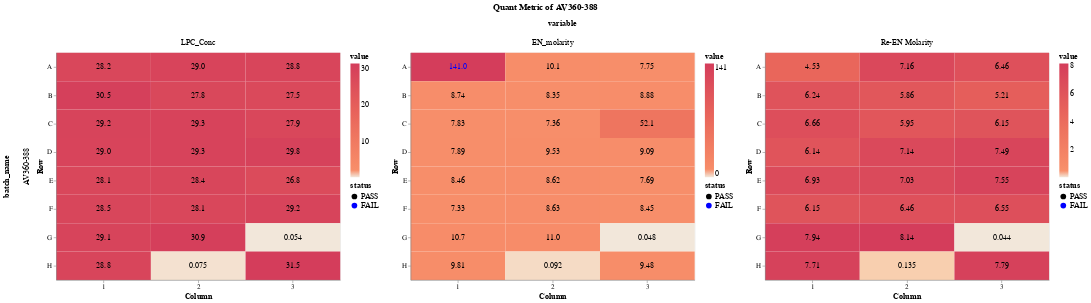

Here is the notebook cell this chart was saved with:
### Code cell
# data_plate_pos_sub = data_plate_pos[data_plate_pos.variable.isin(['latest_molarity_EN', 'original_molarity_EN'])]
domain = ['PASS', 'FAIL']
range_ = ['black', 'blue']



heatmap = alt.Chart(data_plate_pos).mark_rect().encode(
    x=alt.X('column:O', 
            title='Column', 
            axis=alt.Axis(labelAngle=0)
           ),
    y=alt.Y('row:O', 
            title='Row'
           ),
    tooltip=['variable', 'value'],
    color=alt.Color('value:Q', scale=alt.Scale(scheme='lightorange', domainMid=0.35))
    
).properties(
    width=500,
    height=400
)

text = alt.Chart(data_plate_pos).mark_text(size=14).encode(
    x=alt.X('column:O', 
            title='Column'
           ),
    y=alt.Y('row:O', 
            title='Row'
           ),
    color = alt.Color('status:N', scale=alt.Scale(domain=domain, range=range_)),
    text=alt.Text('label:N')
)


(heatmap + text).facet(
    column= alt.Column('variable:N', sort=['LPC_Conc', 'EN_molarity', 'Re-EN Molarity']),
    row='batch_name'

).properties(
    title=alt.TitleParams(f'Quant Metric of AV360-388',
                          anchor='middle',
                          fontSize=15,
                          dy=-10)
).resolve_scale( 
      color='independent'
).resolve_axis(
    x='independent', y='independent'
).configure_axis(
    titleFontSize=14,
    labelFontSize=12
).configure_legend(
    titleFontSize=14,
    labelFontSize=14
).configure_facet(
    spacing=20
).configure_header(
    titleFontSize=14,
    labelFontSize=14
)

### Figure 1 — Vega-Lite specification as saved in the notebook (floating-point values rounded to 4 significant figures)
{"config": {"view": {"continuousWidth": 400, "continuousHeight": 300}, "axis": {"labelFontSize": 12, "titleFontSize": 14}, "facet": {"spacing": 20}, "header": {"labelFontSize": 14, "titleFontSize": 14}, "legend": {"labelFontSize": 14, "titleFontSize": 14}}, "data": {"name": "data-45b968e374236ff0672dab5f79a67eef"}, "facet": {"column": {"type": "nominal", "field": "variable", "sort": ["LPC_Conc", "EN_molarity", "Re-EN Molarity"]}, "row": {"type": "nominal", "field": "batch_name"}}, "spec": {"layer": [{"mark": "rect", "encoding": {"color": {"type": "quantitative", "field": "value", "scale": {"domainMid": 0.35, "scheme": "lightorange"}}, "tooltip": [{"type": "nominal", "field": "variable"}, {"type": "quantitative", "field": "value"}], "x": {"type": "ordinal", "axis": {"labelAngle": 0}, "field": "column", "title": "Column"}, "y": {"type": "ordinal", "field": "row", "title": "Row"}}, "height": 400, "width": 500}, {"mark": {"type": "text", "size": 14}, "encoding": {"color": {"type": "nominal", "field": "status", "scale": {"domain": ["PASS", "FAIL"], "range": ["black", "blue"]}}, "text": {"type": "nominal", "field": "label"}, "x": {"type": "ordinal", "field": "column", "title": "Column"}, "y": {"type": "ordinal", "field": "row", "title": "Row"}}}]}, "resolve": {"axis": {"x": "independent", "y": "independent"}, "scale": {"color": "independent"}}, "title": {"text": "Quant Metric of AV360-388", "anchor": "middle", "dy": -10, "fontSize": 15}, "$schema": "https://vega.github.io/schema/vega-lite/v4.8.1.json", "datasets": {"data-45b968e374236ff0672dab5f79a67eef": [{"batch_name": "AV360-388", "Sample": "600100387", "row": "A", "column": "1", "variable": "LPC_Conc", "value": 28.2, "status": "PASS", "label": "28.2"}, {"batch_name": "AV360-388", "Sample": "T12_EIO_S1_R01", "row": "B", "column": "1", "variable": "LPC_Conc", "value": 30.5, "status": "PASS", "label": "30.5"}, {"batch_name": "AV360-388", "Sample": "T12_EIO_S1_R02", "row": "C", "column": "1", "variable": "LPC_Conc", "value": 29.2, "status": "PASS", "label": "29.2"}, {"batch_name": "AV360-388", "Sample": "T12_EIO_S1_R03", "row": "D", "column": "1", "variable": "LPC_Conc", "value": 29.0, "status": "PASS", "label": "29.0"}, {"batch_name": "AV360-388", "Sample": "T12_EIO_S1_R04", "row": "E", "column": "1", "variable": "LPC_Conc", "value": 28.1, "status": "PASS", "label": "28.1"}, {"batch_name": "AV360-388", "Sample": "T12_EIO_S1_R05", "row": "F", "column": "1", "variable": "LPC_Conc", "value": 28.5, "status": "PASS", "label": "28.5"}, {"batch_name": "AV360-388", "Sample": "T12_EIO_S1_R06", "row": "G", "column": "1", "variable": "LPC_Conc", "value": 29.1, "status": "PASS", "label": "29.1"}, {"batch_name": "AV360-388", "Sample": "T12_EIO_S1_R07", "row": "H", "column": "1", "variable": "LPC_Conc", "value": 28.8, "status": "PASS", "label": "28.8"}, {"batch_name": "AV360-388", "Sample": "T12_EIO_S1_R08", "row": "A", "column": "2", "variable": "LPC_Conc", "value": 29.0, "status": "PASS", "label": "29.0"}, {"batch_name": "AV360-388", "Sample": "T12_EIO_S1_R09", "row": "B", "column": "2", "variable": "LPC_Conc", "value": 27.8, "status": "PASS", "label": "27.8"}, {"batch_name": "AV360-388", "Sample": "T12_EIO_S1_R10", "row": "C", "column": "2", "variable": "LPC_Conc", "value": 29.3, "status": "PASS", "label": "29.3"}, {"batch_name": "AV360-388", "Sample": "T12_EIO_S1_R11", "row": "D", "column": "2", "variable": "LPC_Conc", "value": 29.3, "status": "PASS", "label": "29.3"}, {"batch_name": "AV360-388", "Sample": "T12_EIO_S1_R12", "row": "E", "column": "2", "variable": "LPC_Conc", "value": 28.4, "status": "PASS", "label": "28.4"}, {"batch_name": "AV360-388", "Sample": "T12_EIO_S1_R13", "row": "F", "column": "2", "variable": "LPC_Conc", "value": 28.1, "status": "PASS", "label": "28.1"}, {"batch_name": "AV360-388", "Sample": "T12_EIO_S1_R14", "row": "G", "column": "2", "variable": "LPC_Conc", "value": 30.9, "status": "PASS", "label": "30.9"}, {"batch_name": "AV360-388", "Sample": "T12_EIO_S0_R01", "row": "H", "column": "2", "variable": "LPC_Conc", "value": 0.0753, "status": "PASS", "label": "0.075"}, {"batch_name": "AV360-388", "Sample": "T12_EIO_S1_R15", "row": "A", "column": "3", "variable": "LPC_Conc", "value": 28.8, "status": "PASS", "label": "28.8"}, {"batch_name": "AV360-388", "Sample": "T12_EIO_S1_R16", "row": "B", "column": "3", "variable": "LPC_Conc", "value": 27.5, "status": "PASS", "label": "27.5"}, {"batch_name": "AV360-388", "Sample": "T12_EIO_S1_R17", "row": "C", "column": "3", "variable": "LPC_Conc", "value": 27.9, "status": "PASS", "label": "27.9"}, {"batch_name": "AV360-388", "Sample": "T12_EIO_S1_R18", "row": "D", "column": "3", "variable": "LPC_Conc", "value": 29.8, "status": "PASS", "label": "29.8"}, {"batch_name": "AV360-388", "Sample": "T12_EIO_S1_R19", "row": "E", "column": "3", "variable": "LPC_Conc", "value": 26.8, "status": "PASS", "label": "26.8"}, {"batch_name": "AV360-388", "Sample": "T12_EIO_S1_R20", "row": "F", "column": "3", "variable": "LPC_Conc", "value": 29.2, "status": "PASS", "label": "29.2"}, {"batch_name": "AV360-388", "Sample": "NTC_1", "row": "G", "column": "3", "variable": "LPC_Conc", "value": 0.0544, "status": "PASS", "label": "0.054"}, {"batch_name": "AV360-388", "Sample": "T12_EIO_S1_R21", "row": "H", "column": "3", "variable": "LPC_Conc", "value": 31.5, "status": "PASS", "label": "31.5"}, {"batch_name": "AV360-388", "Sample": "600100387", "row": "A", "column": "1", "variable": "EN_molarity", "value": 141.0, "status": "FAIL", "label": "141.0"}, {"batch_name": "AV360-388", "Sample": "T12_EIO_S1_R01", "row": "B", "column": "1", "variable": "EN_molarity", "value": 8.74, "status": "PASS", "label": "8.74"}, {"batch_name": "AV360-388", "Sample": "T12_EIO_S1_R02", "row": "C", "column": "1", "variable": "EN_molarity", "value": 7.83, "status": "PASS", "label": "7.83"}, {"batch_name": "AV360-388", "Sample": "T12_EIO_S1_R03", "row": "D", "column": "1", "variable": "EN_molarity", "value": 7.89, "status": "PASS", "label": "7.89"}, {"batch_name": "AV360-388", "Sample": "T12_EIO_S1_R04", "row": "E", "column": "1", "variable": "EN_molarity", "value": 8.46, "status": "PASS", "label": "8.46"}, {"batch_name": "AV360-388", "Sample": "T12_EIO_S1_R05", "row": "F", "column": "1", "variable": "EN_molarity", "value": 7.33, "status": "PASS", "label": "7.33"}, {"batch_name": "AV360-388", "Sample": "T12_EIO_S1_R06", "row": "G", "column": "1", "variable": "EN_molarity", "value": 10.7, "status": "PASS", "label": "10.7"}, {"batch_name": "AV360-388", "Sample": "T12_EIO_S1_R07", "row": "H", "column": "1", "variable": "EN_molarity", "value": 9.81, "status": "PASS", "label": "9.81"}, {"batch_name": "AV360-388", "Sample": "T12_EIO_S1_R08", "row": "A", "column": "2", "variable": "EN_molarity", "value": 10.1, "status": "PASS", "label": "10.1"}, {"batch_name": "AV360-388", "Sample": "T12_EIO_S1_R09", "row": "B", "column": "2", "variable": "EN_molarity", "value": 8.35, "status": "PASS", "label": "8.35"}, {"batch_name": "AV360-388", "Sample": "T12_EIO_S1_R10", "row": "C", "column": "2", "variable": "EN_molarity", "value": 7.36, "status": "PASS", "label": "7.36"}, {"batch_name": "AV360-388", "Sample": "T12_EIO_S1_R11", "row": "D", "column": "2", "variable": "EN_molarity", "value": 9.53, "status": "PASS", "label": "9.53"}, {"batch_name": "AV360-388", "Sample": "T12_EIO_S1_R12", "row": "E", "column": "2", "variable": "EN_molarity", "value": 8.62, "status": "PASS", "label": "8.62"}, {"batch_name": "AV360-388", "Sample": "T12_EIO_S1_R13", "row": "F", "column": "2", "variable": "EN_molarity", "value": 8.63, "status": "PASS", "label": "8.63"}, {"batch_name": "AV360-388", "Sample": "T12_EIO_S1_R14", "row": "G", "column": "2", "variable": "EN_molarity", "value": 11.0, "status": "PASS", "label": "11.0"}, {"batch_name": "AV360-388", "Sample": "T12_EIO_S0_R01", "row": "H", "column": "2", "variable": "EN_molarity", "value": 0.0918, "status": "PASS", "label": "0.092"}, {"batch_name": "AV360-388", "Sample": "T12_EIO_S1_R15", "row": "A", "column": "3", "variable": "EN_molarity", "value": 7.75, "status": "PASS", "label": "7.75"}, {"batch_name": "AV360-388", "Sample": "T12_EIO_S1_R16", "row": "B", "column": "3", "variable": "EN_molarity", "value": 8.88, "status": "PASS", "label": "8.88"}, {"batch_name": "AV360-388", "Sample": "T12_EIO_S1_R17", "row": "C", "column": "3", "variable": "EN_molarity", "value": 52.1, "status": "PASS", "label": "52.1"}, {"batch_name": "AV360-388", "Sample": "T12_EIO_S1_R18", "row": "D", "column": "3", "variable": "EN_molarity", "value": 9.09, "status": "PASS", "label": "9.09"}, {"batch_name": "AV360-388", "Sample": "T12_EIO_S1_R19", "row": "E", "column": "3", "variable": "EN_molarity", "value": 7.69, "status": "PASS", "label": "7.69"}, {"batch_name": "AV360-388", "Sample": "T12_EIO_S1_R20", "row": "F", "column": "3", "variable": "EN_molarity", "value": 8.45, "status": "PASS", "label": "8.45"}, {"batch_name": "AV360-388", "Sample": "NTC_1", "row": "G", "column": "3", "variable": "EN_molarity", "value": 0.0479, "status": "PASS", "label": "0.048"}, {"batch_name": "AV360-388", "Sample": "T12_EIO_S1_R21", "row": "H", "column": "3", "variable": "EN_molarity", "value": 9.48, "status": "PASS", "label": "9.48"}, {"batch_name": "AV360-388", "Sample": "600100387", "row": "A", "column": "1", "variable": "Re-EN Molarity", "value": 4.53, "status": "PASS", "label": "4.53"}, {"batch_name": "AV360-388", "Sample": "T12_EIO_S1_R01", "row": "B", "column": "1", "variable": "Re-EN Molarity", "value": 6.24, "status": "PASS", "label": "6.24"}, {"batch_name": "AV360-388", "Sample": "T12_EIO_S1_R02", "row": "C", "column": "1", "variable": "Re-EN Molarity", "value": 6.66, "status": "PASS", "label": "6.66"}, {"batch_name": "AV360-388", "Sample": "T12_EIO_S1_R03", "row": "D", "column": "1", "variable": "Re-EN Molarity", "value": 6.14, "status": "PASS", "label": "6.14"}, {"batch_name": "AV360-388", "Sample": "T12_EIO_S1_R04", "row": "E", "column": "1", "variable": "Re-EN Molarity", "value": 6.93, "status": "PASS", "label": "6.93"}, {"batch_name": "AV360-388", "Sample": "T12_EIO_S1_R05", "row": "F", "column": "1", "variable": "Re-EN Molarity", "value": 6.15, "status": "PASS", "label": "6.15"}, {"batch_name": "AV360-388", "Sample": "T12_EIO_S1_R06", "row": "G", "column": "1", "variable": "Re-EN Molarity", "value": 7.94, "status": "PASS", "label": "7.94"}, {"batch_name": "AV360-388", "Sample": "T12_EIO_S1_R07", "row": "H", "column": "1", "variable": "Re-EN Molarity", "value": 7.71, "status": "PASS", "label": "7.71"}, {"batch_name": "AV360-388", "Sample": "T12_EIO_S1_R08", "row": "A", "column": "2", "variable": "Re-EN Molarity", "value": 7.16, "status": "PASS", "label": "7.16"}, {"batch_name": "AV360-388", "Sample": "T12_EIO_S1_R09", "row": "B", "column": "2", "variable": "Re-EN Molarity", "value": 5.86, "status": "PASS", "label": "5.86"}, {"batch_name": "AV360-388", "Sample": "T12_EIO_S1_R10", "row": "C", "column": "2", "variable": "Re-EN Molarity", "value": 5.95, "status": "PASS", "label": "5.95"}, {"batch_name": "AV360-388", "Sample": "T12_EIO_S1_R11", "row": "D", "column": "2", "variable": "Re-EN Molarity", "value": 7.14, "status": "PASS", "label": "7.14"}, {"batch_name": "AV360-388", "Sample": "T12_EIO_S1_R12", "row": "E", "column": "2", "variable": "Re-EN Molarity", "value": 7.03, "status": "PASS", "label": "7.03"}, {"batch_name": "AV360-388", "Sample": "T12_EIO_S1_R13", "row": "F", "column": "2", "variable": "Re-EN Molarity", "value": 6.46, "status": "PASS", "label": "6.46"}, {"batch_name": "AV360-388", "Sample": "T12_EIO_S1_R14", "row": "G", "column": "2", "variable": "Re-EN Molarity", "value": 8.14, "status": "PASS", "label": "8.14"}, {"batch_name": "AV360-388", "Sample": "T12_EIO_S0_R01", "row": "H", "column": "2", "variable": "Re-EN Molarity", "value": 0.135, "status": "PASS", "label": "0.135"}, {"batch_name": "AV360-388", "Sample": "T12_EIO_S1_R15", "row": "A", "column": "3", "variable": "Re-EN Molarity", "value": 6.46, "status": "PASS", "label": "6.46"}, {"batch_name": "AV360-388", "Sample": "T12_EIO_S1_R16", "row": "B", "column": "3", "variable": "Re-EN Molarity", "value": 5.21, "status": "PASS", "label": "5.21"}, {"batch_name": "AV360-388", "Sample": "T12_EIO_S1_R17", "row": "C", "column": "3", "variable": "Re-EN Molarity", "value": 6.15, "status": "PASS", "label": "6.15"}, {"batch_name": "AV360-388", "Sample": "T12_EIO_S1_R18", "row": "D", "column": "3", "variable": "Re-EN Molarity", "value": 7.49, "status": "PASS", "label": "7.49"}, {"batch_name": "AV360-388", "Sample": "T12_EIO_S1_R19", "row": "E", "column": "3", "variable": "Re-EN Molarity", "value": 7.55, "status": "PASS", "label": "7.55"}, {"batch_name": "AV360-388", "Sample": "T12_EIO_S1_R20", "row": "F", "column": "3", "variable": "Re-EN Molarity", "value": 6.55, "status": "PASS", "label": "6.55"}, {"batch_name": "AV360-388", "Sample": "NTC_1", "row": "G", "column": "3", "variable": "Re-EN Molarity", "value": 0.0441, "status": "PASS", "label": "0.044"}, {"batch_name": "AV360-388", "Sample": "T12_EIO_S1_R21", "row": "H", "column": "3", "variable": "Re-EN Molarity", "value": 7.79, "status": "PASS", "label": "7.79"}]}}
